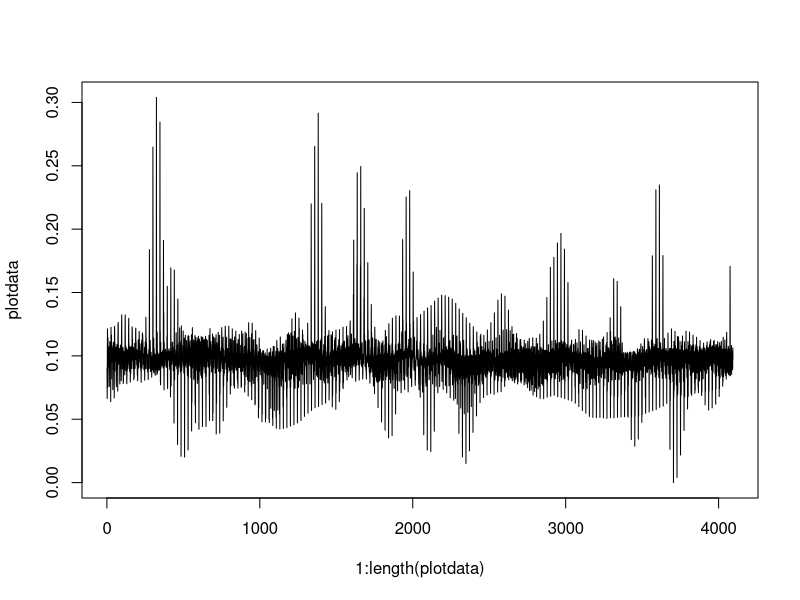

Write R code to recreate this figure.
setwd("C://Users/USER/Desktop/bss-epilepsy-detection")
library(e1071)
library(caret)

normalize <- function(x) {
  return ((x - min(x)) / (max(x) - min(x)))
}


no_seizure_data <- read.csv("EpilepticSeizureRecognitionREDUCED.csv", header=T)
seizure_data <- read.csv("EpilepticSeizureRecognitionREDUCED_2.csv", header=T)

#plotanje date
plotdata <- normalize(seizure_data[24:46,])
plotdata <- plotdata[, -ncol(plotdata)]
plotdata <- plotdata[, -1]
plotdata <- as.numeric(unlist(plotdata))

plot(1:length(plotdata), plotdata, type="l")


#izvadimo svakog drugog ispitanika iz prvog i drugog seta da napravimo trening set
i <- 0
f <- FALSE
train_data <- data.frame()
test_data <- data.frame()
print(nrow(train_data))

while(i < (nrow(seizure_data)) && i < (nrow(no_seizure_data))){
  dummy <- data.frame(seizure_data[(i+1):(i+23),])
  dummy_2 <- data.frame(no_seizure_data[(i+1):(i+23),])
  
  if(f){
    train_data <- rbind(train_data, dummy)
    test_data <- rbind(test_data, dummy_2)
  }
  else{
    train_data <- rbind(train_data, dummy_2)
    test_data <- rbind(test_data, dummy)
  }
  i<-i+23
  f <- !f
}

train_data["Klasa"] <- lapply(train_data["Klasa"], as.factor)
test_data["Klasa"] <- lapply(test_data["Klasa"], as.factor)

#normalizacija 
nm_train <- normalize(train_data[,!colnames(train_data) %in% c("key","Klasa")])
nm_test <- normalize(test_data[,!colnames(test_data) %in% c("key","Klasa")])
nm_train$Klasa<-train_data[,c("Klasa")]
nm_test$Klasa <- test_data[,c("Klasa")]
